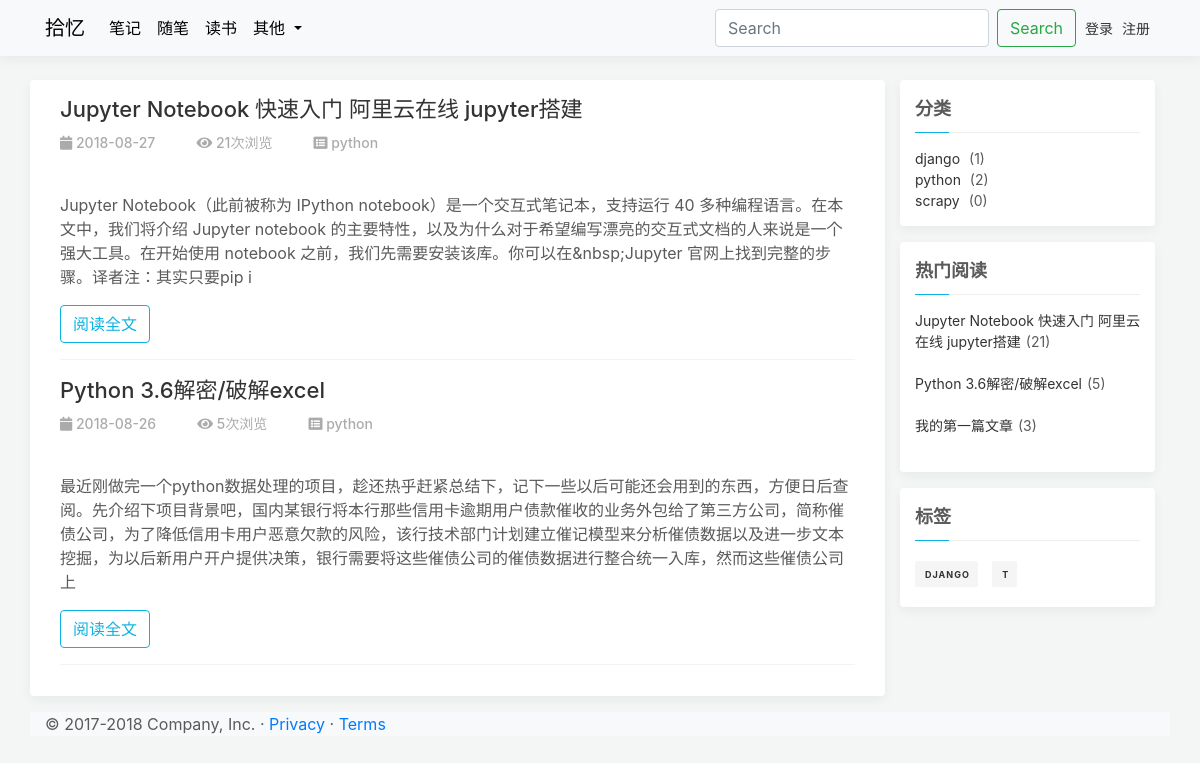
Before: /category/2/ with the older database file.
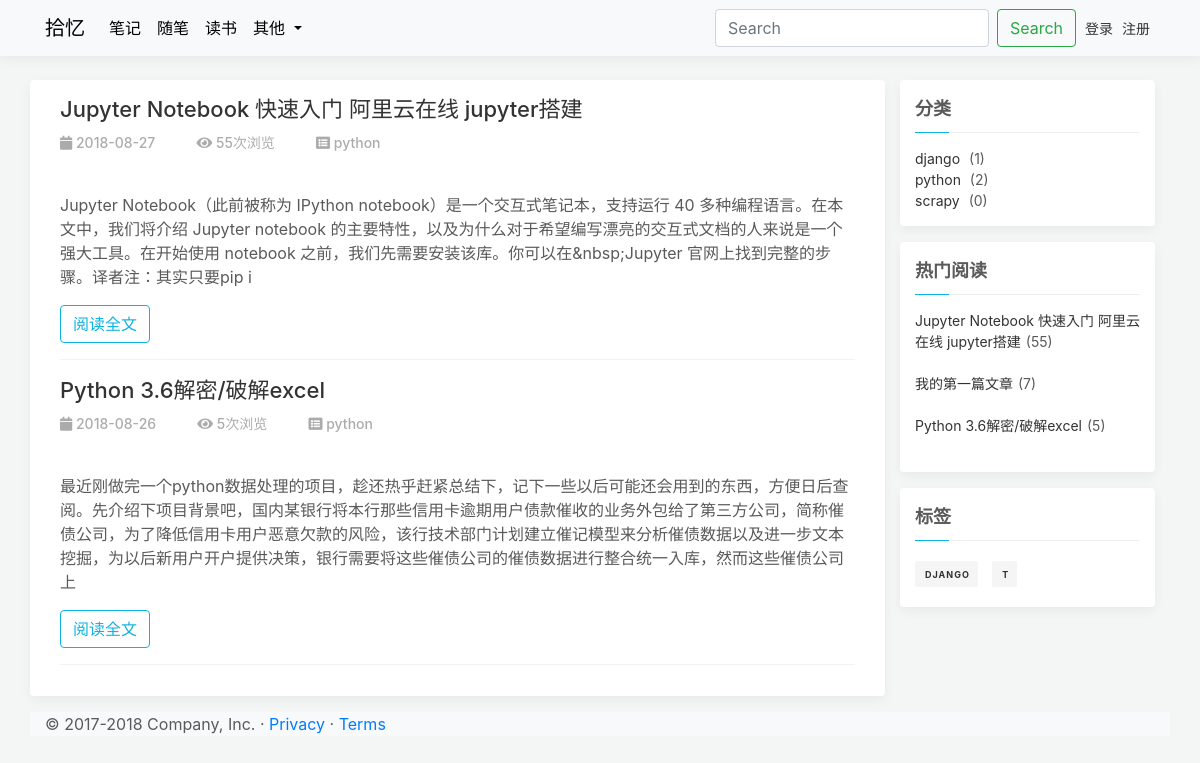
After: the same page with the newer database file.
### apps/blog/models.py (models this page shows, shortened)
class Article(models.Model):
    STATUS_CHOICES = (
        ('d', '草稿'),
        ('p', '发表'),
    )
    title = models.CharField(verbose_name='标题', max_length=100)
    content = models.TextField(verbose_name='正文', blank=True, null=True)
    status = models.CharField(verbose_name='状态', max_length=1, choices=STATUS_CHOICES, default='p')
    views = models.PositiveIntegerField(verbose_name='浏览量', default=0)
    created_time = models.DateTimeField(verbose_name='创建时间', default=now)
    pub_time = models.DateTimeField(verbose_name='发布时间', blank=True, null=True)
    last_mod_time = models.DateTimeField(verbose_name='修改时间', default=now)
    category = models.ForeignKey(Category, verbose_name='分类', on_delete=models.CASCADE, blank=False, null=False)
    tags = models.ManyToManyField(Tag, verbose_name='标签集合', blank=True)
    class Meta:
        ordering = ['-pub_time']  # 按文章创建日期降序
        verbose_name = '文章'  # 指定后台显示模型名称
        verbose_name_plural = '文章列表'  # 指定后台显示模型复数名称
        db_table = 'article'  # 数据库表名
        get_latest_by = 'created_time'

class Category(models.Model):
    name = models.CharField(verbose_name='类别名称', max_length=64)
    created_time = models.DateTimeField(verbose_name='创建时间', default=now)
    last_mod_time = models.DateTimeField(verbose_name='修改时间', default=now)
    class Meta:
        ordering = ['name']
        verbose_name = "类别名称"
        verbose_name_plural = '分类列表'
        db_table = "category"  # 数据库表名
    def __str__(self):
        return self.name

class Tag(models.Model):
    name = models.CharField(verbose_name='标签名', max_length=64)
    created_time = models.DateTimeField(verbose_name='创建时间', default=now)
    last_mod_time = models.DateTimeField(verbose_name='修改时间', default=now)
    def __str__(self):
        return self.name
    class Meta:
        ordering = ['name']
        verbose_name = '标签名称'  # 指定后台显示模型名称
        verbose_name_plural = '标签列表'  # 指定后台显示模型复数名称
        db_table = "tag"  # 数据库表名

### apps/blog/views.py (the view)
# urls.py: path('category/<int:id>/', views.search_category, name='category_menu'),  # 分类搜索
def search_category(request, id):  # 分类搜索
    posts = Article.objects.filter(category_id=str(id))
    category = categories.get(id=str(id))
    paginator = Paginator(posts, settings.PAGE_NUM)  # 每页显示数量
    try:
        page = request.GET.get('page')  # 获取URL中page参数的值
        post_list = paginator.page(page)
    except PageNotAnInteger:
        post_list = paginator.page(1)
    except EmptyPage:
        post_list = paginator.page(paginator.num_pages)
    return render(request, 'category.html',
                  {'post_list': post_list, 'category_list': categories, 'hot_articles': hot_articles, 'tag_list': tags,
                   'category': category})

### templates/category.html (shortened to what this page needs)
{% extends '_base.html' %}
{% load static %}
{% block head %}
    <link rel="stylesheet" type="text/css" href="{% static 'css/home.css' %}"/>
{% endblock %}
{% block content %}
    <div class="container">
        <div class="row">
            <div class="col-md-9 tyq-box">
                <div class="container">
                    {% for post in post_list %}
                        <article class="tyq-post">
                            <div class="post-header">
                                <h4 class="post-title"><a href="{% url 'detail' id=post.id %}"
                                                          style="text-decoration: none">{{ post.title }}</a></h4>
                                <ul class="tyq-ul post-meta">
                                    <li><i class="fa fa-calendar"
                                           aria-hidden="true"></i>&nbsp;{{ post.pub_time |date:'Y-m-d' }}&nbsp;&nbsp;
                                    </li>
                                    <li><i class="fa fa-eye" aria-hidden="true"></i>&nbsp;{{ post.views }}次浏览&nbsp;&nbsp;
                                    </li>
                                    <li><i class="fa fa-list-alt"></i>&nbsp;{{ post.category }}&nbsp;&nbsp;
                                    </li>
                                </ul>
                            </div>
                            <div class="post-preview">
                            </div>
                            <div class="post-content">
                                <p>
                                    {{ post.content|striptags|truncatechars:200 }}
                                </p>
                            </div>
                            <div><a href="{% url 'detail' id=post.id %}" class="btn btn-outline-custom ">阅读全文 </a>
                            </div>
                        </article>
                    {% endfor %}
                </div>
            </div>
            <div class="col-md-3">
                <div class="tyq-box">
                    <div class="tyq-title ">分类</div>
                    <ul class="tyq-ul">
                        {% for category in category_list %}
                            <li><a href="{% url 'category_menu' category.id %}">{{ category }}</a>
                                ({{ category.article_set.all.count }})
                            </li>
                        {% endfor %}
                    </ul>
                </div>
              <div class="tyq-box mt-3">
                    <div class="tyq-title">热门阅读</div>
                    <ul class="tyq-ul">
                               {% for article in hot_articles %}
                        <li>
                            <a href="{% url 'detail' id=article.id %}"
                               style="text-decoration: none">{{article.title }}</a>({{ article.views }})
                        </li>
                                   <br>
                    {% empty %}
                        暂无热门阅读！
                    {% endfor %}
                    </ul>
                </div>
                <div class="tyq-box  mt-3">
                    <div class="tyq-title">标签</div>
                    <div class="tyq-tag">
                        {% for  tag in tag_list  %}
                 <a href="{% url 'search_tag' tag %}">{{ tag }}</a>
                                {% endfor %}
                    </div>
                </div>
            </div>
        </div>
    </div>
{% endblock %}

Changed rows visible on the page:
changed Article "Jupyter Notebook 快速入门 阿里云在线 jupyter搭建": views "21" → "55"
changed Article "我的第一篇文章": views "3" → "7"; moves up the list
